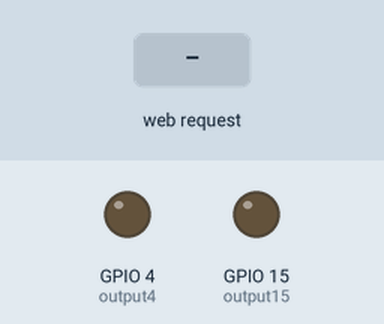
A sketch run on a simulated ESP32. Parts: output pins drawn as LEDs (lit = HIGH). The test bench sets the inputs (shaded band). WiFi joins after 1.5 s; servers stay silent unless stated; what the sketch prints to the serial monitor is not drawn.

Above: at 2.7 s.
2.8 s: HTTP request GET /15/on received
At 3.8 s:
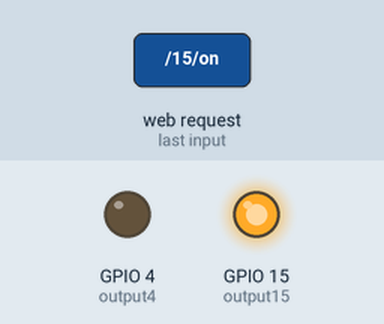
4.3 s: HTTP request GET /4/on received
At 4.9 s:
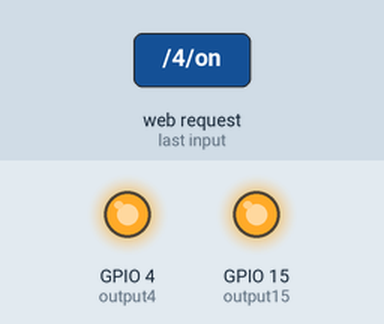
5.8 s: HTTP request GET /15/off received
At 6.1 s:
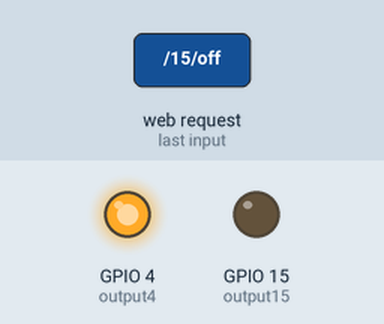
7.3 s: HTTP request GET /4/off received
At 8.4 s:
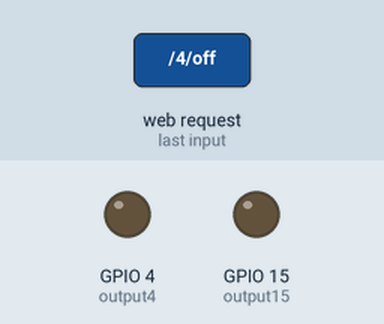
Timing chart, 0 to 9.8 s (numbered marks = the images above; inputs shaded):
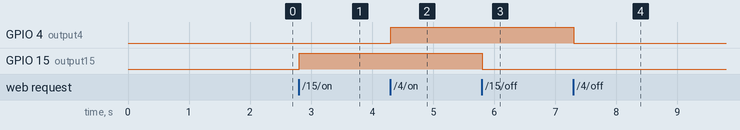

The sketch:

ESP32_WebServer_DIO.ino
```cpp
// Load Wi-Fi library
#include <WiFi.h>

// Replace with your network credentials
const char* ssid = "East'sNetwork";
const char* password = "Kobe2018";

// Set web server port number to 80
WiFiServer server(80);

// Variable to store the HTTP request
String header;

// Auxiliar variables to store the current output state
String output15State = "off";
String output4State = "off";

// Assign output variables to GPIO pins
const int output15 = 15;
const int output4 = 4;

// Current time
unsigned long currentTime = millis();
// Previous time
unsigned long previousTime = 0;
// Define timeout time in milliseconds (example: 2000ms = 2s)
const long timeoutTime = 2000;

const char* base64Encoding = "TWlzaE1hc2hMYWJzOm1pc2htYXNo";  // base64encoding user:pass - "dXNlcjpwYXNz", MishMashLabs:mishmash - "TWlzaE1hc2hMYWJzOm1pc2htYXNo"

void setup() {
  Serial.begin(115200);
  // Initialize the output variables as outputs
  pinMode(output15, OUTPUT);
  pinMode(output4, OUTPUT);
  // Set outputs to LOW
  digitalWrite(output15, LOW);
  digitalWrite(output4, LOW);

  // Connect to Wi-Fi network with SSID and password
  Serial.print("Connecting to ");
  Serial.println(ssid);
  WiFi.begin(ssid, password);
  while (WiFi.status() != WL_CONNECTED) {
    delay(500);
    Serial.print(".");
  }
  // Print local IP address and start web server
  Serial.println("");
  Serial.println("WiFi connected.");
  Serial.println("IP address: ");
  Serial.println(WiFi.localIP());
  server.begin();
}

void loop(){
  WiFiClient client = server.available();   // Listen for incoming clients

  if (client) {                             // If a new client connects,
    currentTime = millis();
    previousTime = currentTime;
    Serial.println("New Client.");          // print a message out in the serial port
    String currentLine = "";                // make a String to hold incoming data from the client
    while (client.connected() && currentTime - previousTime <= timeoutTime) {  // loop while the client's connected
      currentTime = millis();
      if (client.available()) {             // if there's bytes to read from the client,
        char c = client.read();             // read a byte, then
        Serial.write(c);                    // print it out the serial monitor
        header += c;
        if (c == '\n') {                    // if the byte is a newline character
          // if the current line is blank, you got two newline characters in a row.
          // that's the end of the client HTTP request, so send a response:
          if (currentLine.length() == 0) {
            // HTTP headers always start with a response code (e.g. HTTP/1.1 200 OK)
            // and a content-type so the client knows what's coming, then a blank line:
            client.println("HTTP/1.1 200 OK");
            client.println("Content-type:text/html");
            client.println("Connection: close");
            client.println();

            // turns the GPIOs on and off
            if (header.indexOf("GET /15/on") >= 0) {
              Serial.println("GPIO 15 on");
              output15State = "on";
              digitalWrite(output15, HIGH);
            } else if (header.indexOf("GET /15/off") >= 0) {
              Serial.println("GPIO 15 off");
              output15State = "off";
              digitalWrite(output15, LOW);
            } else if (header.indexOf("GET /4/on") >= 0) {
              Serial.println("GPIO 4 on");
              output4State = "on";
              digitalWrite(output4, HIGH);
            } else if (header.indexOf("GET /4/off") >= 0) {
              Serial.println("GPIO 4 off");
              output4State = "off";
              digitalWrite(output4, LOW);
            }

            // Display the HTML web page
            client.println("<!DOCTYPE html><html>");
            client.println("<head><meta name=\"viewport\" content=\"width=device-width, initial-scale=1\">");
            client.println("<link rel=\"icon\" href=\"data:,\">");
            // CSS to style the on/off buttons
            // Feel free to change the background-color and font-size attributes to fit your preferences
            client.println("<style>html { font-family: Helvetica; display: inline-block; margin: 0px auto; text-align: center;}");
            client.println(".button { background-color: #4CAF50; border: none; color: white; padding: 16px 40px;");
            client.println("text-decoration: none; font-size: 30px; margin: 2px; cursor: pointer;}");
            client.println(".button2 {background-color: #555555;}</style></head>");

            // Web Page Heading
            client.println("<body><h1>ESP32 Web Server</h1>");

            // Display current state, and ON/OFF buttons for GPIO 15
            client.println("<p>GPIO 15 - State " + output15State + "</p>");
            // If the output15State is off, it displays the ON button
            if (output15State=="off") {
              client.println("<p><a href=\"/15/on\"><button class=\"button\">ON</button></a></p>");
            } else {
              client.println("<p><a href=\"/15/off\"><button class=\"button button2\">OFF</button></a></p>");
            }

            // Display current state, and ON/OFF buttons for GPIO 4
            client.println("<p>GPIO 4 - State " + output4State + "</p>");
            // If the output4State is off, it displays the ON button
            if (output4State=="off") {
              client.println("<p><a href=\"/4/on\"><button class=\"button\">ON</button></a></p>");
            } else {
              client.println("<p><a href=\"/4/off\"><button class=\"button button2\">OFF</button></a></p>");
            }
            client.println("</body></html>");

            // The HTTP response ends with another blank line
            client.println();
            // Break out of the while loop
            break;
          } else { // if you got a newline, then clear currentLine
            currentLine = "";
          }
        } else if (c != '\r') {  // if you got anything else but a carriage return character,
          currentLine += c;      // add it to the end of the currentLine
        }
      }
    }
    // Clear the header variable
    header = "";
    // Close the connection
    client.stop();
    Serial.println("Client disconnected.");
    Serial.println("");
  }
}
```

Measured:
- after the input at 2.8 s, GPIO 15 (output15): LOW → HIGH at once
- after the input at 4.3 s, GPIO 4 (output4): LOW → HIGH at once
- after the input at 5.8 s, GPIO 15 (output15): HIGH → LOW at once
- after the input at 7.3 s, GPIO 4 (output4): HIGH → LOW at once
